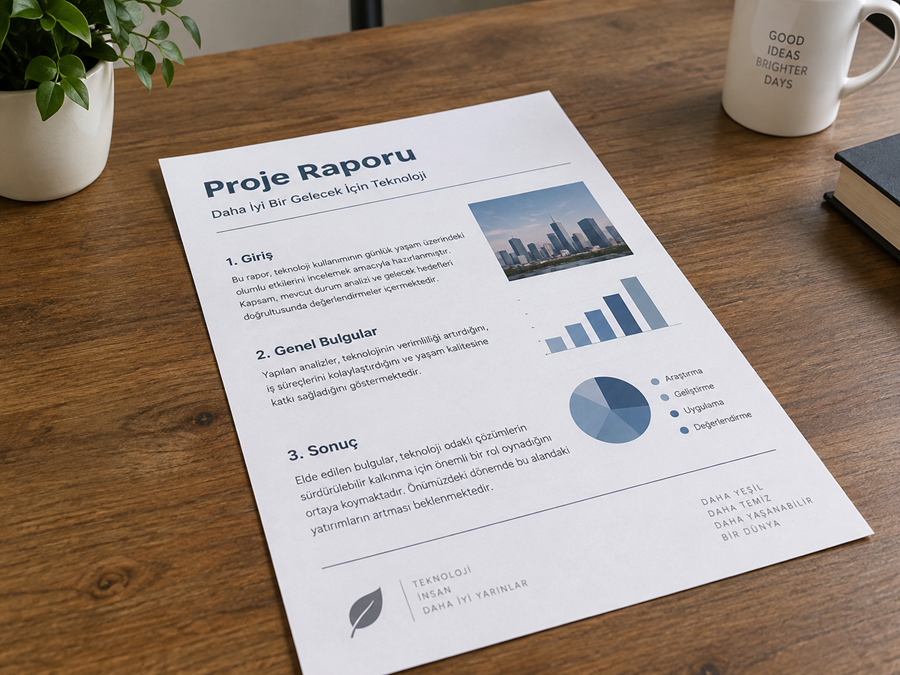
#> input picture opencv-geometrik-donusumler/images/belge.png, 900 x 675 px
$ python otomatik_belge_duzeltme.py
#> lines starting #> are read from the running program, lines starting #| are printed output that depends on the picture; after the words box and inside, x2 and y2 are one past the last pixel; in counts of white or black regions, pixels touching at a corner belong together
import cv2
import numpy as np

def order_points(points):

    # çıktı sonrası için sol üst, sağ üst, sağ alt, sol alt
    ordered = np.zeros((4,2), dtype = np.float32)

    # x + y toplamı en küçük nokta sol üst ve en büyük nokta sağ alt olacak şekilde
    point_sum = points.sum(axis=1)
    ordered[0] = points[np.argmin(point_sum)] # sol üst
    ordered[2] = points[np.argmax(point_sum)] # sağ alt

    # y - x farkı en küçük nokta sağ üst ve en büyük nokta sol alt olur
    point_diff = np.diff(points, axis = 1).reshape(-1)
    ordered[1] = points[np.argmin(point_diff)] # sağ üst
    ordered[3] = points[np.argmax(point_diff)] # sol alt

    return ordered

def perspective_transform(image, points):

    # 4 noktayı standart sıraya getir
    top_left, top_right, bottom_right, bottom_left = order_points(points)

    # alt ve üst kenarların uzunluğunu hesapla
    width_bottom = np.linalg.norm(bottom_right - bottom_left)
    width_top = np.linalg.norm(top_right - top_left)
    max_width = int(max(width_bottom, width_top))

    # sol ve sağ kenarların uzunluğunu hesapla
    height_right = np.linalg.norm(top_right - bottom_right)
    height_left = np.linalg.norm(top_left - bottom_left)
    max_height = int(max(height_right, height_left))

    # düzeltilmiş görüntünün 4 köşesini oluştur
    destination = np.float32(
        [
            [0, 0],
            [max_width - 1, 0],
            [max_width - 1, max_height - 1],
            [0, max_height - 1]
        ]
    )

    # kaynak ve hedef 4 noktadan perspektif matrisi oluştur
    matrix = cv2.getPerspectiveTransform(np.float32([top_left, top_right, bottom_right, bottom_left]), destination)

    return cv2.warpPerspective(image, matrix, (max_width, max_height))

image = cv2.imread("images/belge.png")
#> image is the input picture: shape (675, 900, 3); mean B, G, R 128.9, 140.4, 155.4
height, width = image.shape[:2]
#> height = 675; width = 900
result = image.copy()

# görüntüyü gri seviyeye dönüştür
gray = cv2.cvtColor(image, cv2.COLOR_BGR2GRAY)
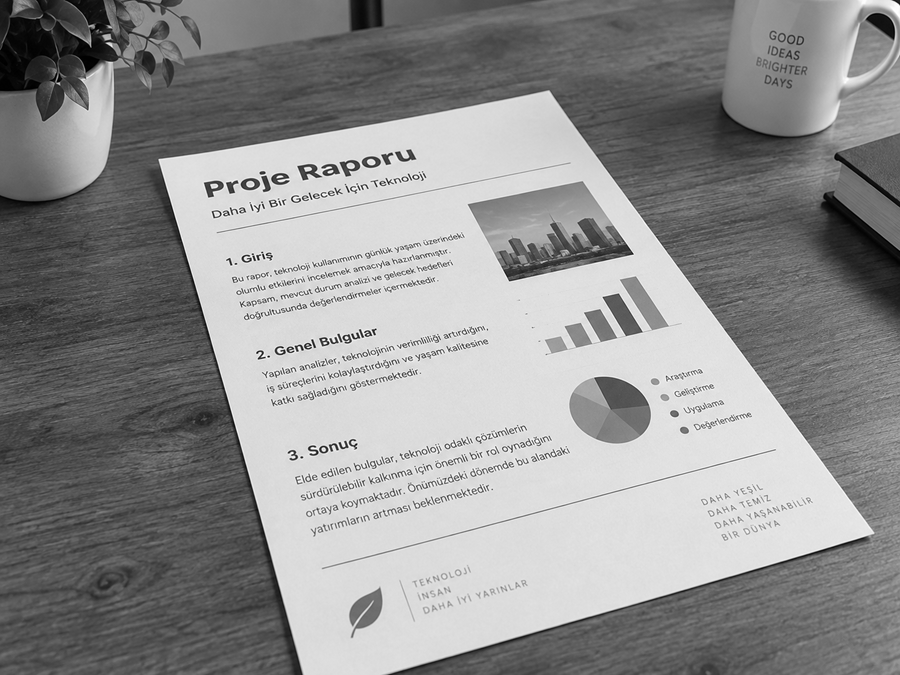
#> gray: shape (675, 900); min 0, max 255, mean 143.6

# gürültü azaltma
blurred = cv2.GaussianBlur(gray, (5, 5), 0)

# Beyaz yani açık renkli kağıdı masadan tamamen ayır
_, thresh = cv2.threshold(blurred, 0, 255, cv2.THRESH_BINARY + cv2.THRESH_OTSU)
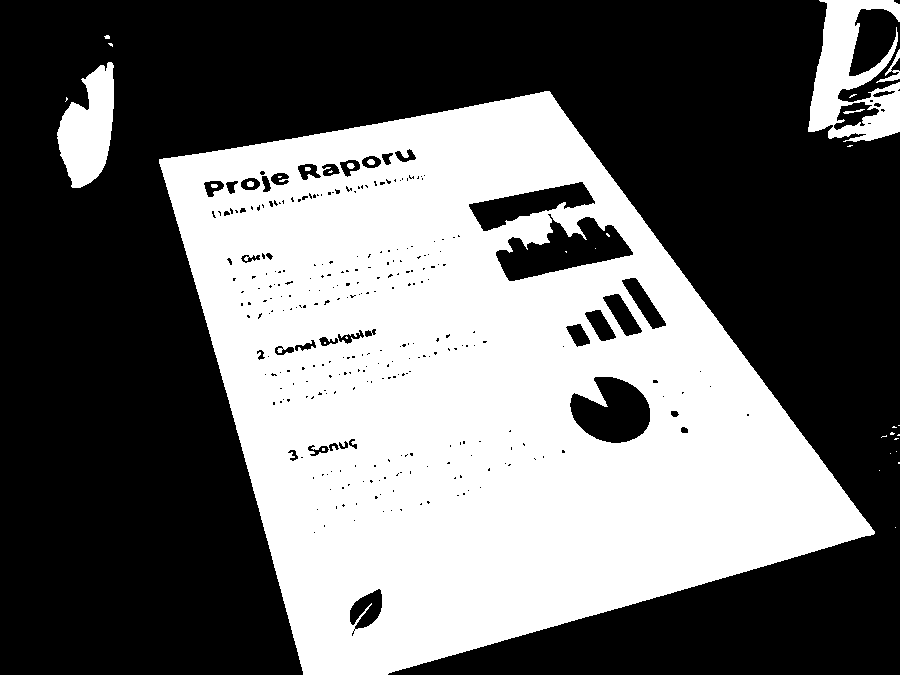
#> thresh: shape (675, 900); 41.8% white; 34 white regions (24 under 20 px), largest, box (x1, y1, x2, y2) and area: (159, 91, 875, 675) 241774, (808, 0, 900, 142) 7147, (57, 62, 114, 188) 4581

# kenarları birleştirmek için morphological closing
kernel = cv2.getStructuringElement(cv2.MORPH_RECT, (9, 9))
closed = cv2.morphologyEx(thresh, cv2.MORPH_CLOSE, kernel)
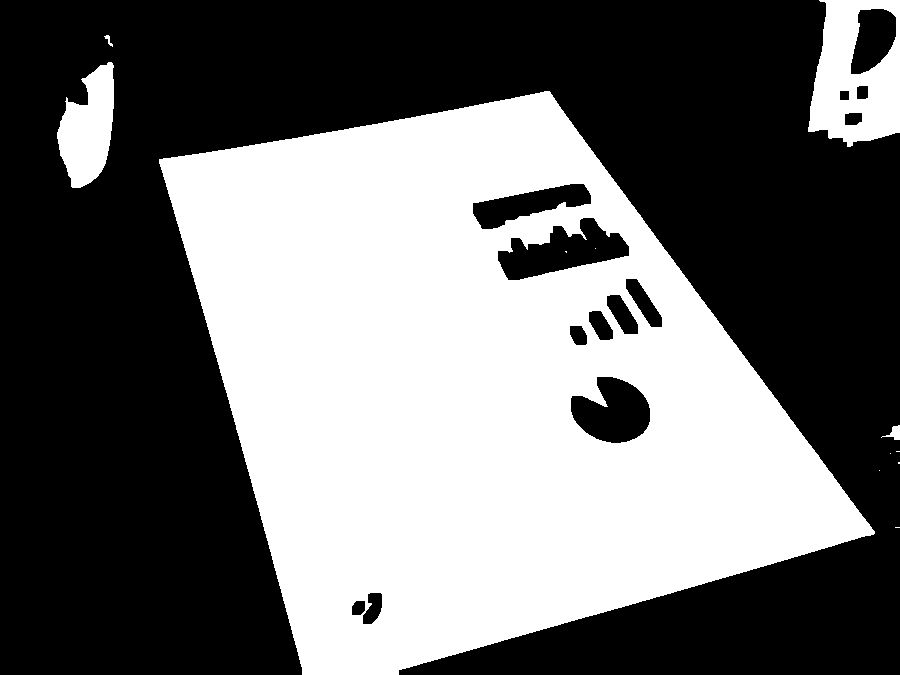
#> closed: shape (675, 900); 42.8% white; 12 white regions (7 under 20 px)

# kontur bulma
contours, _ = cv2.findContours(closed, cv2.RETR_LIST, cv2.CHAIN_APPROX_SIMPLE)
#> contours = 25 contours, 7 with area under 20; largest, box (x1, y1, x2, y2) and area: (159, 91, 875, 675) 258812, (808, 0, 900, 147) 11136, (57, 62, 114, 188) 4514, (497, 217, 630, 281) 4458, (570, 376, 651, 444) 3726

# konturları büyükten küçüğe sırala
contours = sorted(contours, key = cv2.contourArea, reverse=True)[:10]
#> contours = 10 contours; largest, box (x1, y1, x2, y2) and area: (159, 91, 875, 675) 258812, (808, 0, 900, 147) 11136, (57, 62, 114, 188) 4514, (497, 217, 630, 281) 4458, (570, 376, 651, 444) 3726

document_contour = None
for contour in contours:

    # çevre hesaplaması yap
    perimeter = cv2.arcLength(contour, True)

    # poligon yakınlaştırması
    approx = cv2.approxPolyDP(contour, 0.02 * perimeter, True)

    if len(approx) == 4:
        document_contour = approx
        break
#> this loop made 1 pass
#> (perimeter, document_contour) on pass 1: (2201.8, [[549, 91], [159, 159], [302, 674], [874, 533]])

if document_contour is None:
    raise RuntimeError("Belge sınırı bulunamadı")

# belgenin 4 köşesini (4, 2) matris formatına çevir
docucment_points = document_contour.reshape(4, 2).astype(np.float32)
#> docucment_points = [[549, 91], [159, 159], [302, 674], [874, 533]]

# belgenin perspective düzelt
scanned = perspective_transform(image, docucment_points)
#> in order_points, `point_sum = points.sum(axis=1)`: point_sum = [640, 318, 976, 1407]
#> in order_points, `point_diff = np.diff(points, axis = 1).reshape(-1)`: point_diff = [-458, 0, 372, -341]
#> in perspective_transform, `top_left, top_right, bottom_right, bottom_left = order_points(points)`: top_left = [159, 159]; top_right = [549, 91]; bottom_right = [874, 533]; bottom_left = [302, 674]
#> in perspective_transform, `width_bottom = np.linalg.norm(bottom_right - bottom_left)`: width_bottom = 589.1
#> in perspective_transform, `width_top = np.linalg.norm(top_right - top_left)`: width_top = 395.9
#> in perspective_transform, `max_width = int(max(width_bottom, width_top))`: max_width = 589
#> in perspective_transform, `height_right = np.linalg.norm(top_right - bottom_right)`: height_right = 548.6
#> in perspective_transform, `height_left = np.linalg.norm(top_left - bottom_left)`: height_left = 534.5
#> in perspective_transform, `max_height = int(max(height_right, height_left))`: max_height = 548
#> in perspective_transform, `destination = np.float32( [ [0, 0], [max_width - 1, 0], [max_width - 1..`: destination = [[0, 0], [588, 0], [588, 547], [0, 547]]
#> in perspective_transform, `matrix = cv2.getPerspectiveTransform(np.float32([top_left, top_right, ..`: matrix = [[1.65, -0.457, -189], [0.327, 1.88, -350.4], [5.78e-05, 0.00124, 1]]
#> in perspective_transform, `return cv2.warpPerspective(image, matrix, (max_width, max_height))`:
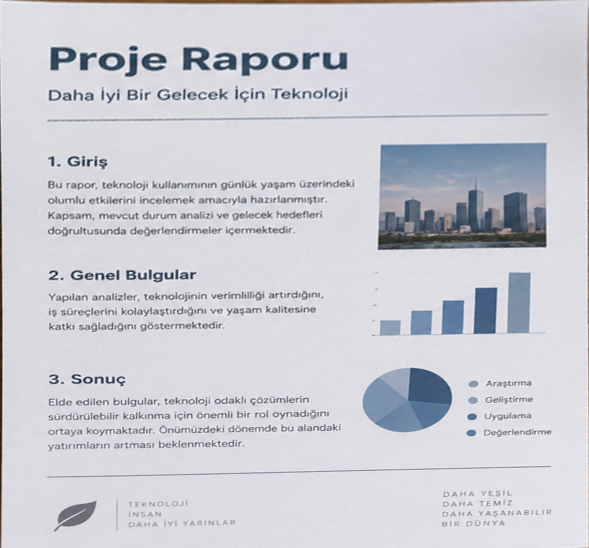
#> returned value: shape (548, 589, 3); mean of channels 0, 1, 2 212.4, 204.9, 203.9; drawn as B, G, R

# kontur çizdir
cv2.drawContours(result, [document_contour], 0, (0, 255, 0), 3)
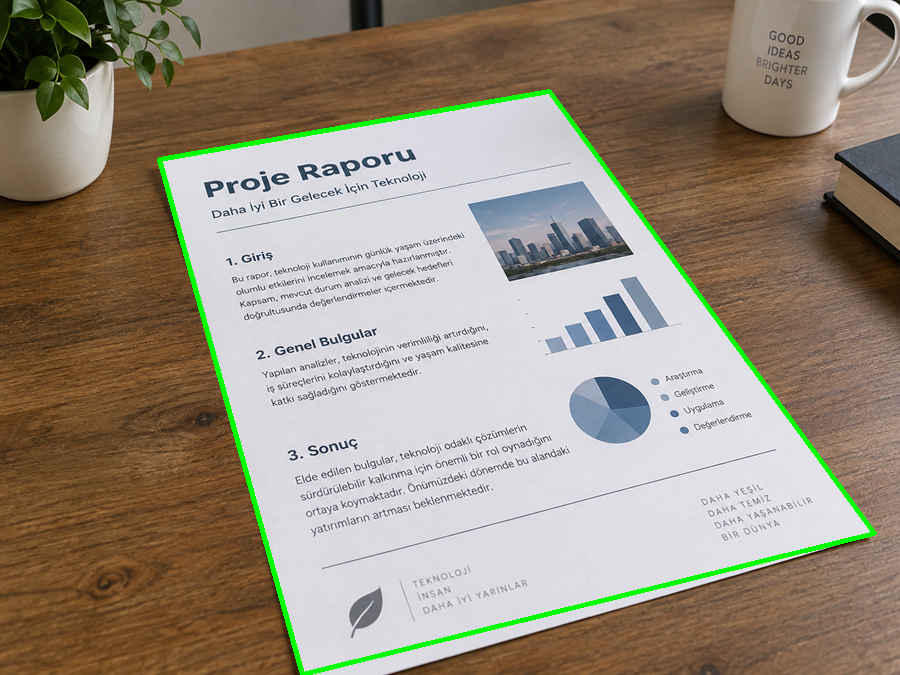
#> result: shape (675, 900, 3); 1.65% of pixels changed, all inside (x1, y1, x2, y2) = (157, 89, 877, 675)

# bulunan köşe noktalarını ayrıca göster
for point in document_contour:
    x, y = point[0]
    cv2.circle(result, (x, y), 8, (0, 0, 255), -1)
#> this loop made 4 passes
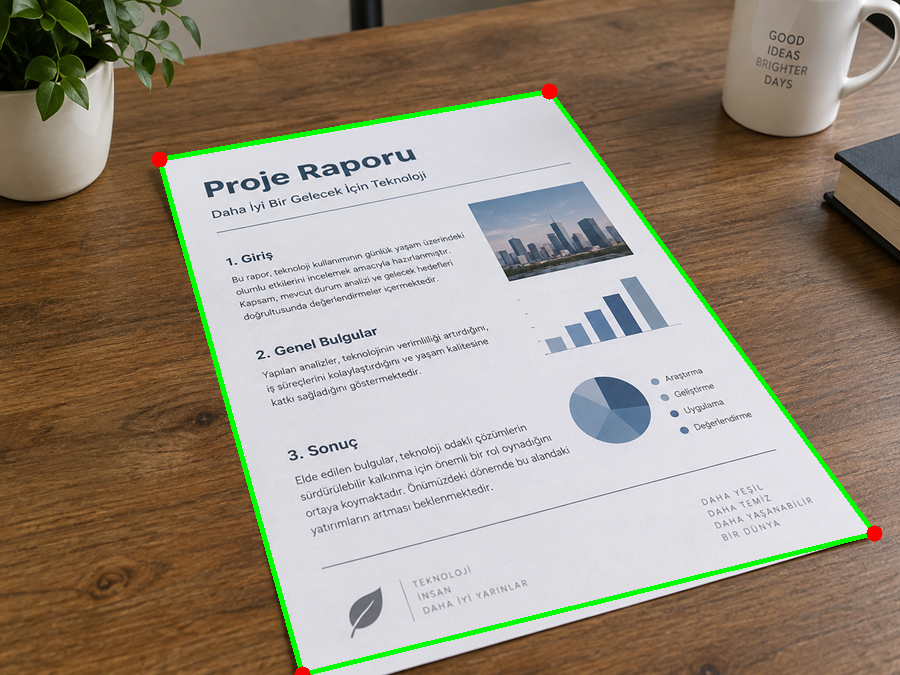
#> result: shape (675, 900, 3); 0.11% of pixels changed, all inside (x1, y1, x2, y2) = (151, 83, 883, 675)

cv2.imshow("Canny kenarlari", closed)
cv2.imshow("Tespit edilen belge", result)
cv2.imshow("perspective duzeltilmis belge", scanned)

cv2.imwrite("outputs/belge_tespiti.jpg", result)

cv2.waitKey(0)
cv2.destroyAllWindows()

$ run again, with opencv-geometrik-donusumler/images/manzara.png copied over opencv-geometrik-donusumler/images/belge.png
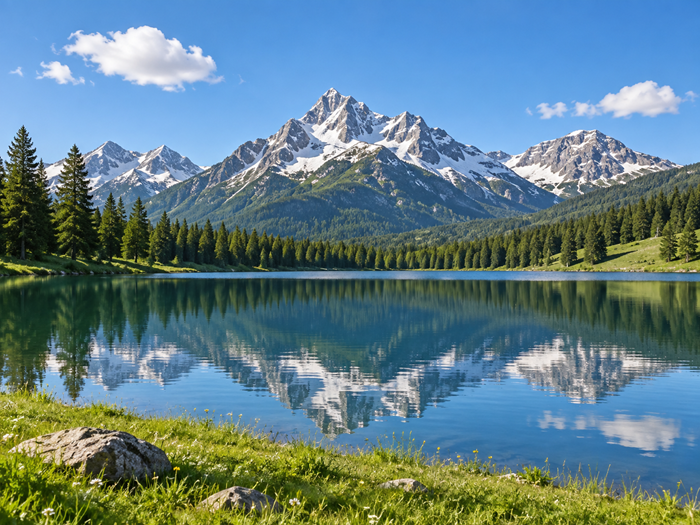
#> input picture opencv-geometrik-donusumler/images/manzara.png, 700 x 525 px
#> image is the input picture: shape (525, 700, 3); mean B, G, R 135.9, 127.7, 97.1
#> `_, thresh = cv2.threshold(blurred, 0, 255, cv2.THRESH_BINARY + cv2.THR..`:
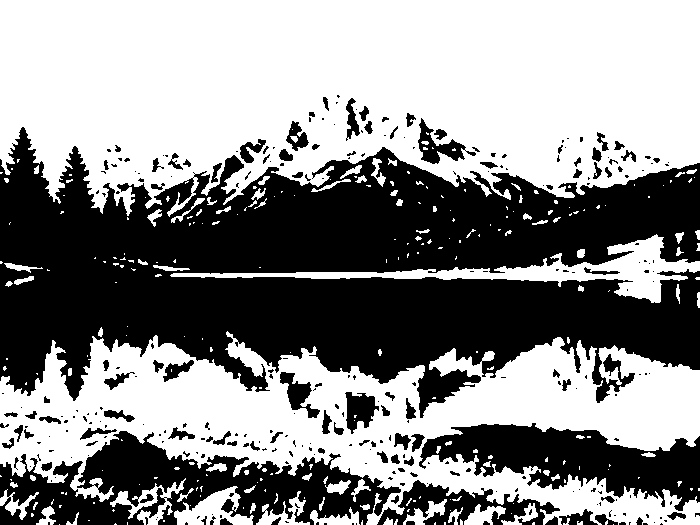
#> thresh: shape (525, 700); 55.1% white; 300 black regions (199 under 20 px), largest, box (x1, y1, x2, y2) and area: (0, 127, 700, 418) 120743, (0, 431, 401, 525) 18122, (419, 423, 700, 511) 12171
#> closed: shape (525, 700); 62.7% white; 34 black regions
#> `contours, _ = cv2.findContours(closed, cv2.RETR_LIST, cv2.CHAIN_APPROX..`: contours = 82 contours, 43 with area under 20; largest, box (x1, y1, x2, y2) and area: (0, 0, 700, 227) 130779, (0, 327, 700, 525) 101246, (103, 232, 700, 304) 7970, (83, 433, 263, 497) 5492, (239, 462, 354, 516) 3296
#> `contours = sorted(contours, key = cv2.contourArea, reverse=True)[:10]`: contours = 10 contours; largest, box (x1, y1, x2, y2) and area: (0, 0, 700, 227) 130779, (0, 327, 700, 525) 101246, (103, 232, 700, 304) 7970, (83, 433, 263, 497) 5492, (239, 462, 354, 516) 3296
#> the loop `for contour in contours:` made 1 pass
#> (perimeter, document_contour) on pass 1: (2555.9, [[0, 0], [59, 203], [699, 171], [699, 0]])
#> docucment_points = [[0, 0], [59, 203], [699, 171], [699, 0]]
#> point_sum = [0, 262, 870, 699]
#> point_diff = [0, 144, -528, -699]
#> top_left = [0, 0]; top_right = [699, 0]; bottom_right = [699, 171]; bottom_left = [59, 203]
#> width_bottom = 640.8
#> width_top = 699
#> height_right = 171
#> height_left = 211.4
#> max_height = 211
#> destination = [[0, 0], [698, 0], [698, 210], [0, 210]]
#> matrix = [[0.829, -0.241, 0], [0, 0.947, 0], [-0.000243, -0.000345, 1]]
#> the loop `for point in document_contour:` made 4 passes
#> after the loop `for point in document_contour:`:
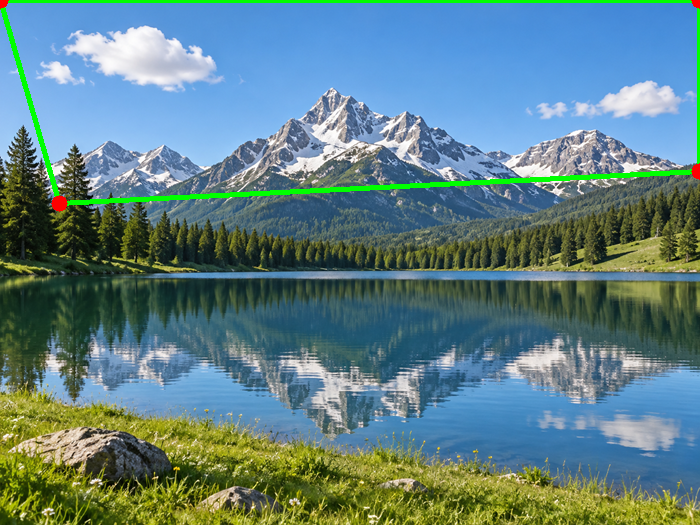
#> result: shape (525, 700, 3); mean B, G, R 132.5, 129.7, 95.5
